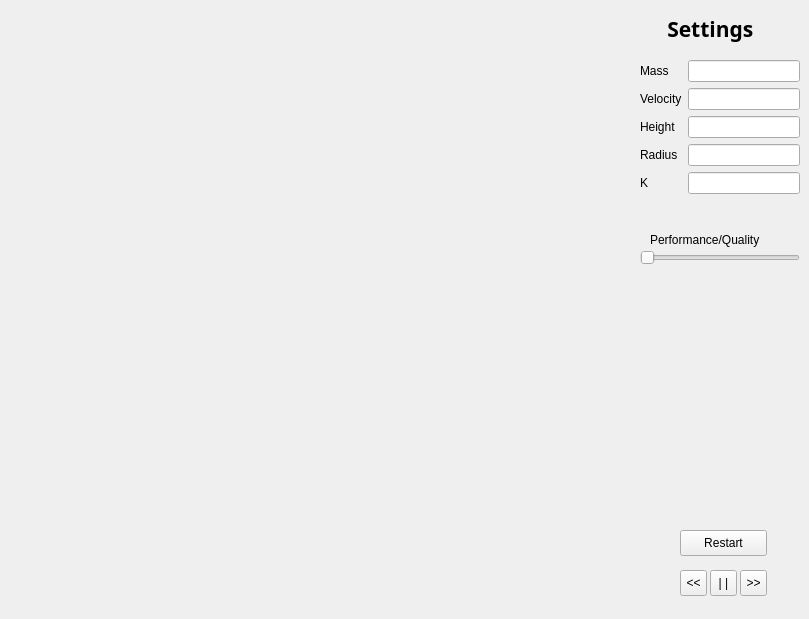
<?xml version="1.0" encoding="UTF-8"?>
<ui version="4.0">
 <class>MainWindow</class>
 <widget class="QMainWindow" name="MainWindow">
  <property name="geometry">
   <rect>
    <x>0</x>
    <y>0</y>
    <width>809</width>
    <height>619</height>
   </rect>
  </property>
  <property name="minimumSize">
   <size>
    <width>809</width>
    <height>619</height>
   </size>
  </property>
  <property name="maximumSize">
   <size>
    <width>809</width>
    <height>619</height>
   </size>
  </property>
  <property name="windowTitle">
   <string>MainWindow</string>
  </property>
  <widget class="QWidget" name="centralwidget">
   <widget class="QWidget" name="statsCanvas" native="true">
    <property name="geometry">
     <rect>
      <x>0</x>
      <y>460</y>
      <width>631</width>
      <height>131</height>
     </rect>
    </property>
   </widget>
   <widget class="QWidget" name="mainCanvas" native="true">
    <property name="geometry">
     <rect>
      <x>0</x>
      <y>0</y>
      <width>631</width>
      <height>461</height>
     </rect>
    </property>
   </widget>
   <widget class="QToolButton" name="pauseButton">
    <property name="geometry">
     <rect>
      <x>710</x>
      <y>570</y>
      <width>27</width>
      <height>26</height>
     </rect>
    </property>
    <property name="text">
     <string>| |</string>
    </property>
   </widget>
   <widget class="QToolButton" name="timeLowerButton">
    <property name="geometry">
     <rect>
      <x>680</x>
      <y>570</y>
      <width>27</width>
      <height>26</height>
     </rect>
    </property>
    <property name="text">
     <string>&lt;&lt;</string>
    </property>
   </widget>
   <widget class="QToolButton" name="timeHigherButton">
    <property name="geometry">
     <rect>
      <x>740</x>
      <y>570</y>
      <width>27</width>
      <height>26</height>
     </rect>
    </property>
    <property name="text">
     <string>&gt;&gt;</string>
    </property>
   </widget>
   <widget class="QWidget" name="formLayoutWidget">
    <property name="geometry">
     <rect>
      <x>640</x>
      <y>60</y>
      <width>160</width>
      <height>161</height>
     </rect>
    </property>
    <layout class="QFormLayout" name="formLayout">
     <item row="0" column="0">
      <widget class="QLabel" name="massLabel">
       <property name="text">
        <string>Mass</string>
       </property>
      </widget>
     </item>
     <item row="1" column="0">
      <widget class="QLabel" name="velocityLabel">
       <property name="text">
        <string>Velocity</string>
       </property>
      </widget>
     </item>
     <item row="2" column="0">
      <widget class="QLabel" name="heightLabel">
       <property name="text">
        <string>Height</string>
       </property>
      </widget>
     </item>
     <item row="3" column="0">
      <widget class="QLabel" name="radiusLabel">
       <property name="text">
        <string>Radius</string>
       </property>
      </widget>
     </item>
     <item row="0" column="1">
      <widget class="QLineEdit" name="massValue"/>
     </item>
     <item row="1" column="1">
      <widget class="QLineEdit" name="velocityValue"/>
     </item>
     <item row="2" column="1">
      <widget class="QLineEdit" name="heightValue"/>
     </item>
     <item row="3" column="1">
      <widget class="QLineEdit" name="radiusValue"/>
     </item>
     <item row="4" column="0">
      <widget class="QLabel" name="kLabel">
       <property name="text">
        <string>K</string>
       </property>
      </widget>
     </item>
     <item row="4" column="1">
      <widget class="QLineEdit" name="kValue"/>
     </item>
    </layout>
   </widget>
   <widget class="QLabel" name="settingsLabel">
    <property name="geometry">
     <rect>
      <x>640</x>
      <y>8</y>
      <width>161</width>
      <height>41</height>
     </rect>
    </property>
    <property name="font">
     <font>
      <family>Droid Sans Fallback</family>
      <pointsize>16</pointsize>
      <weight>75</weight>
      <bold>true</bold>
     </font>
    </property>
    <property name="text">
     <string>     Settings</string>
    </property>
   </widget>
   <widget class="QToolButton" name="restartButton">
    <property name="geometry">
     <rect>
      <x>680</x>
      <y>530</y>
      <width>87</width>
      <height>26</height>
     </rect>
    </property>
    <property name="text">
     <string>Restart</string>
    </property>
   </widget>
   <widget class="QLabel" name="qualityLabel">
    <property name="geometry">
     <rect>
      <x>650</x>
      <y>230</y>
      <width>141</width>
      <height>20</height>
     </rect>
    </property>
    <property name="text">
     <string>Performance/Quality</string>
    </property>
   </widget>
   <widget class="QSlider" name="qualityValue">
    <property name="geometry">
     <rect>
      <x>640</x>
      <y>250</y>
      <width>160</width>
      <height>16</height>
     </rect>
    </property>
    <property name="orientation">
     <enum>Qt::Horizontal</enum>
    </property>
   </widget>
  </widget>
  <widget class="QMenuBar" name="menubar">
   <property name="geometry">
    <rect>
     <x>0</x>
     <y>0</y>
     <width>809</width>
     <height>24</height>
    </rect>
   </property>
  </widget>
 </widget>
 <resources/>
 <connections/>
</ui>
